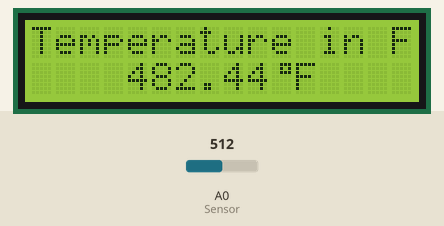
The sketch below on a simulated Arduino Uno, built with avr-gcc and run on an emulated ATmega328P. Parts: 16×2 character LCD. Inputs (shaded band) come from the test bench; at power-on: A0 (Sensor) = 512.

Above: at 5.2 s.
5.3 s: A0 (Sensor) set to 716
At 6.7 s:
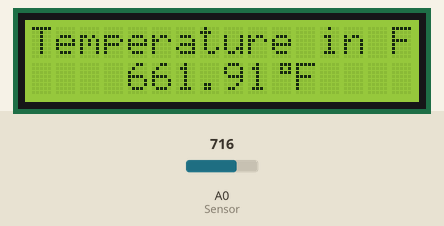
7.6 s: A0 (Sensor) set to 900
At 9.3 s:
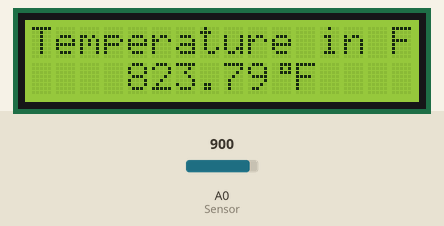
9.6 s: A0 (Sensor) set to 1023
At 10.9 s:
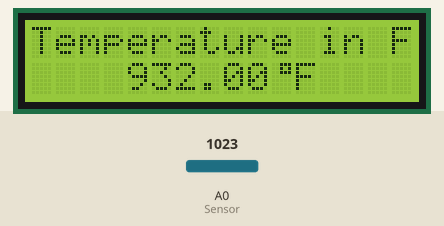
Timing chart, 0 to 12.6 s (numbered marks = the images above; inputs shaded):
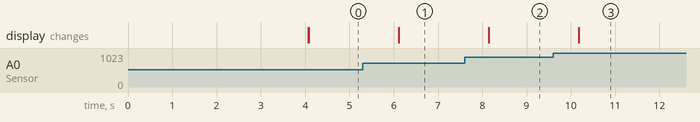

Measured:
- after the input at 5.3 s, the display: changes after 0.82 s (image 1)
- after the input at 7.6 s, the display: changes after 0.55 s (image 2)
- after the input at 9.6 s, the display: changes after 0.58 s (image 3)

The sketch:

thermometer.ino
```cpp
#include<LiquidCrystal.h>
LiquidCrystal lcd(7,6,5,4,3,2);

const int Sensor = A0;
byte degree_symbol[8] =
              {
                0b00111,
                0b00101,
                0b00111,
                0b00000,
                0b00000,
                0b00000,
                0b00000,
                0b00000
              };
void setup()
{
  pinMode(Sensor, INPUT);
  lcd.begin(16,2);
  lcd.createChar(1, degree_symbol);
  lcd.setCursor(0,0);
  lcd.print("    Digital    ");
  lcd.setCursor(0,1);
  lcd.print("  Thermometer   ");
  delay(4000);
  lcd.clear();
}
void loop()
{

     float temp_reading=analogRead(Sensor);
     float temperature=temp_reading*(5.0/1023.0)*100;
     float temp_farenheit = (temperature*1.8)+32;
     delay(10);

    lcd.clear();
    lcd.setCursor(0,0);
    lcd.print("Temperature in F");
    lcd.setCursor(4,1);
    lcd.print(temp_farenheit);
    lcd.write(1);
    lcd.print("F");
    delay(1000);
}
```
